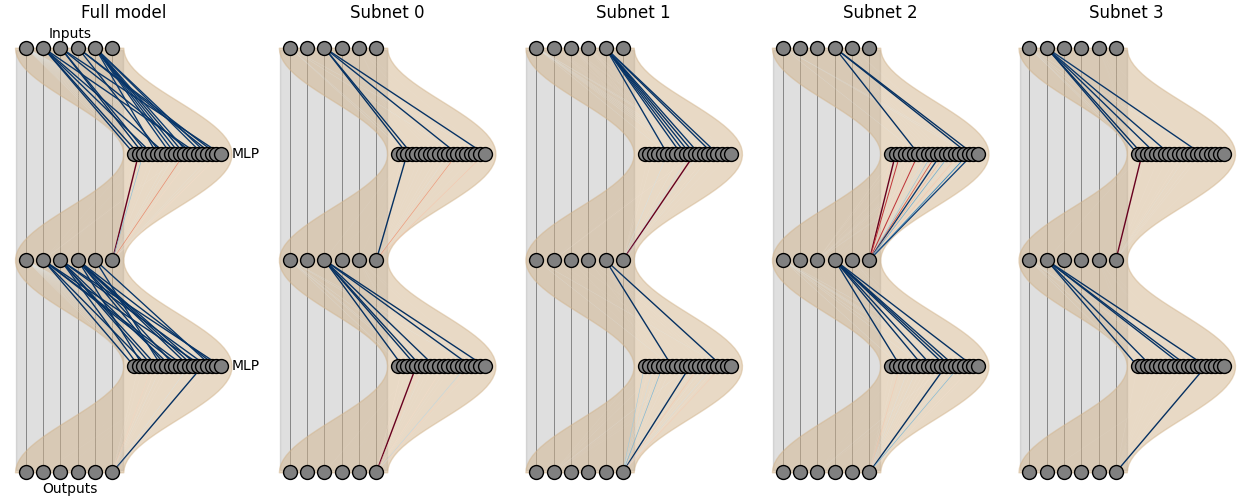

This figure's Python source:
# %%
import json

import matplotlib.pyplot as plt
import numpy as np
import torch
from einops import einsum
from jaxtyping import Float
from torch import Tensor

from spd.experiments.piecewise.models import (
    PiecewiseFunctionSPDFullRankTransformer,
    PiecewiseFunctionSPDTransformer,
)
from spd.experiments.piecewise.piecewise_decomposition import get_model_and_dataloader

# plot_subnetwork_correlations,
from spd.models.components import ParamComponents, ParamComponentsFullRank
from spd.run_spd import (
    Config,
    PiecewiseConfig,
)
from spd.utils import REPO_ROOT


def plot_single_network(ax: plt.Axes, weights: list[dict[str, Float[Tensor, "i j"]]]):
    n_layers = len(weights)
    d_embed = weights[0]["W_in"].shape[0]
    d_mlp = weights[0]["W_in"].shape[1]
    assert all(W["W_in"].shape == (d_embed, d_mlp) for W in weights)
    assert all(W["W_out"].shape == (d_mlp, d_embed) for W in weights)

    # Define node positions
    x_embed = np.linspace(0.05, 0.45, d_embed)
    x_mlp = np.linspace(0.55, 0.95, d_mlp)

    # Plot nodes
    for lay in range(n_layers + 1):
        ax.scatter(x_embed, [2 * lay] * d_embed, s=100, color="grey", edgecolors="k", zorder=3)
    for lay in range(n_layers):
        ax.scatter(x_mlp, [2 * lay + 1] * d_mlp, s=100, color="grey", edgecolors="k", zorder=3)

    cmap = plt.get_cmap("RdBu")
    for lay in range(n_layers):
        # Normalize weights
        W_in_norm = weights[lay]["W_in"] / weights[lay]["W_in"].abs().max()
        W_out_norm = weights[lay]["W_out"] / weights[lay]["W_out"].abs().max()
        for i in range(d_embed):
            for j in range(d_mlp):
                weight = W_in_norm[i, j].item()
                color = cmap(0.5 * (weight + 1))
                ax.plot(
                    [x_embed[i], x_mlp[j]],
                    [2 * lay + 2, 2 * lay + 1],
                    color=color,
                    linewidth=abs(weight),
                )
                weight = W_out_norm[j, i].item()
                color = cmap(0.5 * (weight + 1))
                ax.plot(
                    [x_mlp[j], x_embed[i]],
                    [2 * lay + 1, 2 * lay],
                    color=color,
                    linewidth=abs(weight),
                )
        # Draw residual steam lines
        for i in range(d_embed):
            ax.plot(
                [x_embed[i], x_embed[i]], [0, 2 * n_layers], color="grey", linewidth=0.5, zorder=-1
            )
    # Draw the A Mathematical Framework for Transformer Circuits style image in the background
    # Yellow box around residual stream
    ax.add_patch(
        plt.Rectangle(
            (0.05, 0.05),
            0.45,
            0.9,
            fill=True,
            color="grey",
            alpha=0.25,
            transform=ax.transAxes,
            zorder=-2,
        )
    )
    y1 = np.linspace(0, 2 * n_layers, 100)
    x1a = (1 + np.cos((y1 + 1) * 2 * np.pi / n_layers)) / 4 - 0.00
    x1b = (1 + np.cos((y1 + 1) * 2 * np.pi / n_layers)) / 4 + 0.50
    ax.fill_betweenx(y1, x1a, x1b, color="tan", alpha=0.5, zorder=-1)
    ax.axis("off")


def get_weight_matrix(general_param_components: ParamComponents | ParamComponentsFullRank):
    if isinstance(general_param_components, ParamComponentsFullRank):
        weight: Float[Tensor, "k i j"] = general_param_components.subnetwork_params
        return weight
    elif isinstance(general_param_components, ParamComponents):
        a: Float[Tensor, "i k"] = general_param_components.A
        b: Float[Tensor, "k j"] = general_param_components.B
        weight: Float[Tensor, "k i j"] = einsum(a, b, "i k, k j -> k i j")
        return weight
    else:
        raise ValueError(f"Unknown type: {type(general_param_components)}")


def plot_piecewise_network(
    model: PiecewiseFunctionSPDTransformer | PiecewiseFunctionSPDFullRankTransformer,
):
    n_components = model.k
    mlps: torch.nn.ModuleList = model.mlps
    n_layers = len(mlps)

    subnetworks = {}
    subnetworks[-1] = []
    for lay in range(n_layers):
        W_in = get_weight_matrix(mlps[lay].linear1)
        W_out = get_weight_matrix(mlps[lay].linear2)
        subnetworks[-1].append({"W_in": W_in.sum(0), "W_out": W_out.sum(0)})

    for k in range(n_components):
        subnetworks[k] = []
        for lay in range(n_layers):
            W_in = get_weight_matrix(mlps[lay].linear1)
            W_out = get_weight_matrix(mlps[lay].linear2)
            subnetworks[k].append({"W_in": W_in[k], "W_out": W_out[k]})

    fig, axs = plt.subplots(
        1,
        n_components + 1,
        figsize=(2.5 * (n_components + 1), 2.5 * n_layers),
        constrained_layout=True,
    )
    axs = np.array(axs)
    for i, k in enumerate(np.arange(-1, n_components)):
        axs[i].set_title(f"Subnet {k}")
        plot_single_network(axs[i], subnetworks[k])
    axs[0].set_title("Full model")
    axs[0].text(0.275, 0.01, "Outputs", ha="center", va="center", transform=axs[0].transAxes)
    axs[0].text(0.275, 0.985, "Inputs", ha="center", va="center", transform=axs[0].transAxes)
    for lay in range(n_layers):
        axs[0].text(1, 2 * lay + 1, "MLP", ha="left", va="center")
    fig.savefig("test_draw_2.png")
    return fig


# Load and process the model
pretrained_path = (
    REPO_ROOT
    # / "spd/experiments/piecewise/out/plot4s1l3n_seed0_topk2.49e-01_topkrecon1.00e+00_topkl2_1.00e+00_lr1.00e-02_bs2000lay1/model_50000.pth"
    / "spd/experiments/piecewise/out/plot4sn2l_seed0_topk2.49e-01_topkrecon1.00e+00_topkl2_1.00e+00_lr1.00e-02_bs2000lay2/model_50000.pth"
    # / "spd/experiments/piecewise/demo_spd_model/model_50000.pth"
)
with open(pretrained_path.parent / "config.json") as f:
    config_dict = json.load(f)
    config = Config(**config_dict)

device = "cuda" if torch.cuda.is_available() else "cpu"

assert isinstance(config.task_config, PiecewiseConfig)

hardcoded_model, spd_model, dataloader, test_dataloader = get_model_and_dataloader(
    config, device, out_dir=None
)
spd_model.load_state_dict(torch.load(pretrained_path, weights_only=True, map_location="cpu"))

fig = plot_piecewise_network(spd_model)
plt.show()
